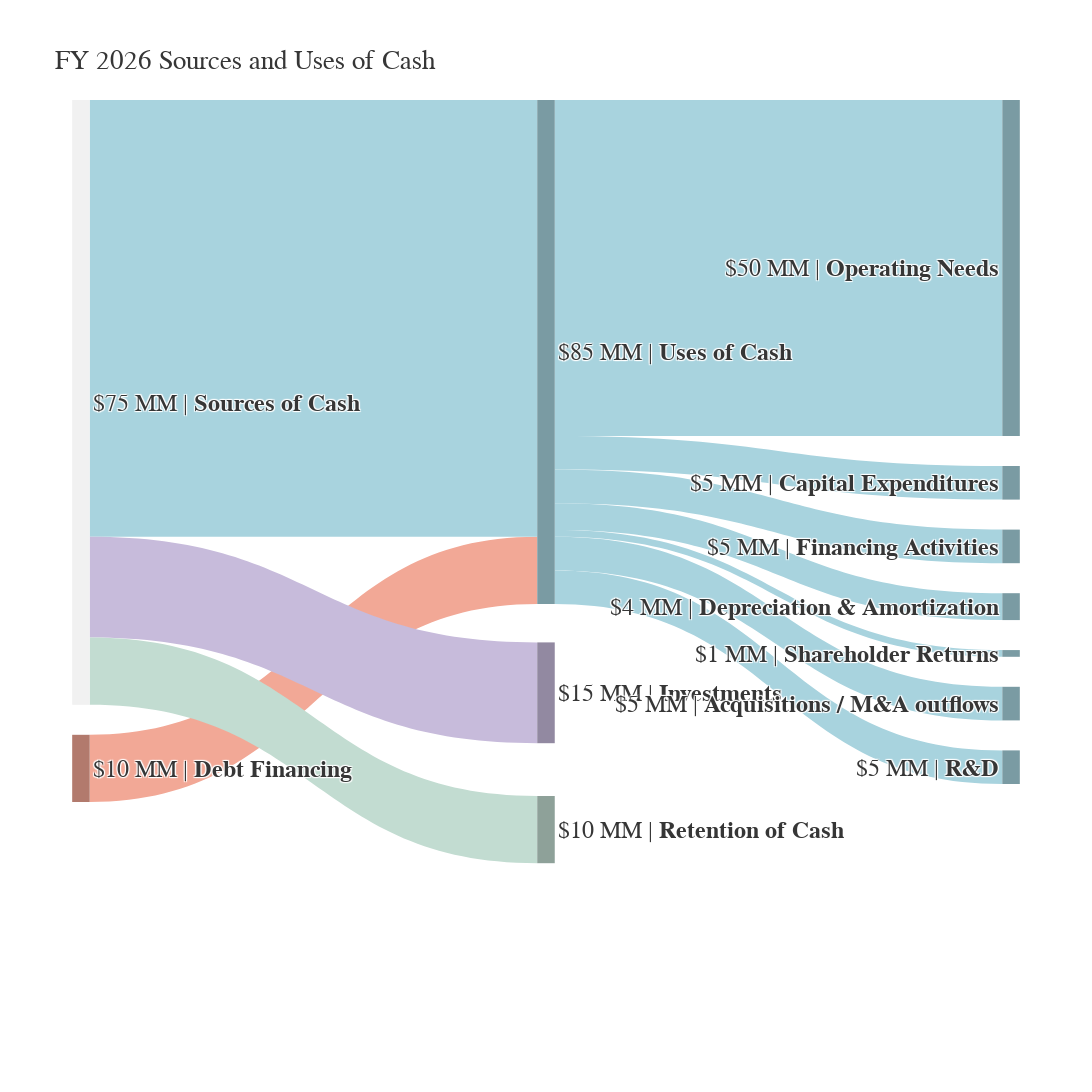

Notebook source saved alongside this figure:
### Markdown cell above
## Create/Save the Graph

### Code cell
# NODES ----------------------------------------------------------------

# Node Labels
NodeLabel =  [f"${value:.0f} MM | <b>{node}<b>" for (node, value) in zip(node_df['Node'], node_df['Value']) ]
node_df['Label'] = NodeLabel


# Create dictionary for nodes
nodes = dict(
    type='sankey',
    orientation='h',
    arrangement='snap',
    node=dict(
        pad=nodePad,
        thickness=nodeThickness,
        line=nodeLine,
        label=node_df['Label'],
        color=node_df['Color'],
        x=node_df['node_position_x'],
        y=node_df['node_position_y'],
        hovertemplate=nodeHoverTemplate
    )
)



# LINKS ---------------------------------------------------------------------

# Convert node labels to node indices
source_indices = [node_df[node_df['Node'] == source].index[0] for source in link_df['Source']]
target_indices = [node_df[node_df['Node'] == target].index[0] for target in link_df['Target']]

# Create dictionary for links
link_dict = dict(
    source=source_indices,
    target=target_indices,
    value=link_df['Value'],
    color=link_df['Color'],
    hovertemplate=linkHoverTemplate,
    hoverlabel=dict(font=dict(family=fontFamily))
)

# Define nodes and links
nodes['link'] = link_dict



# CHART LAYOUT ------------------------------------------------------------

# Define layout
layout = dict(
    height=outHeight*OUTPUT_SCALED_BY,
    width=outWidth*OUTPUT_SCALED_BY,
    title=dict(
        text=titleText,
        font=dict(size=titleFontSize, family=fontFamily, color=fontColor),
        xanchor='left',
        yanchor='top'
    ),
    annotations=[
        dict(
            text=captionText,
            showarrow=False,
            font=dict(size=captionFontSize, family=fontFamily, color=fontColor),
            xref='paper',
            yref='paper',
            x=0,
            y=-0.1,
            xanchor='left',
            yanchor='bottom'
        )
    ],
    paper_bgcolor=paperBgcolor,
    plot_bgcolor=plotBgcolor,
    font=dict(size=textFontSize, family=fontFamily, color=fontColor)
)

# Create figure
fig = go.Figure(data=[nodes], layout=layout)

# Show figure
fig.show()

# Export to PNG
fig.write_image(outputFilename, 
                height=outHeight*OUTPUT_SCALED_BY, width=outWidth*OUTPUT_SCALED_BY)

### Figure 1 — Plotly figure (JSON) as saved in the notebook; plotly's stock layout.template omitted (floating-point values rounded to 4 significant figures)
{"data": [{"arrangement": "snap", "link": {"color": ["#f2a896", "#a8d3de", "#c7bbdb", "#c2dcd1", "#a8d3de", "#a8d3de", "#a8d3de", "#a8d3de", "#a8d3de", "#a8d3de", "#a8d3de"], "hoverlabel": {"font": {"family": "Arial"}}, "hovertemplate": "%{source.label} → %{target.label}<br>$%{value:,.2f} M", "source": [1, 0, 0, 0, 2, 2, 2, 2, 2, 2, 2], "target": [2, 2, 3, 4, 5, 6, 7, 8, 9, 10, 11], "value": [10, 65, 15, 10, 50, 5, 5, 5, 5, 4, 1]}, "node": {"color": ["#F1F1F1", "#b27a6d", "#7a9ba3", "#9289a1", "#8ea199", "#7a9ba3", "#7a9ba3", "#7a9ba3", "#7a9ba3", "#7a9ba3", "#7a9ba3", "#7a9ba3"], "hovertemplate": "<span style=\"font-family:Arial; font-size:12px;\">%{label}<br>$%{value:,.2f} M</span>", "label": ["$75 MM | <b>Sources of Cash<b>", "$10 MM | <b>Debt Financing<b>", "$85 MM | <b>Uses of Cash<b>", "$15 MM | <b>Investments<b>", "$10 MM | <b>Retention of Cash<b>", "$50 MM | <b>Operating Needs<b>", "$5 MM | <b>R&D<b>", "$5 MM | <b>Financing Activities<b>", "$5 MM | <b>Capital Expenditures<b>", "$5 MM | <b>Acquisitions / M&A outflows<b>", "$4 MM | <b>Depreciation & Amortization<b>", "$1 MM | <b>Shareholder Returns<b>"], "line": {"width": 0}, "pad": 30, "thickness": 17.5, "x": [0.001, 0.001, 0.5, 0.5, 0.5, 0.999, 0.999, 0.999, 0.999, 0.999, 0.999, 0.999], "y": [0.001, 0.001, 0.001, 0.65, 0.8, 0.001, 0.3, 0.001, 0.001, 0.2, 0.001, 0.001]}, "orientation": "h", "type": "sankey"}], "layout": {"annotations": [{"font": {"color": "#363636", "family": "Arial", "size": 16}, "showarrow": false, "text": "", "x": 0, "xanchor": "left", "xref": "paper", "y": -0.1, "yanchor": "bottom", "yref": "paper"}], "font": {"color": "#363636", "family": "Arial", "size": 24}, "height": 1120, "paper_bgcolor": "rgba(0, 0, 0, 0)", "plot_bgcolor": "rgba(0, 0, 0, 0)", "title": {"font": {"color": "#363636", "family": "Arial", "size": 27}, "text": "FY 2026 Sources and Uses of Cash", "xanchor": "left", "yanchor": "top"}, "width": 1360}}
